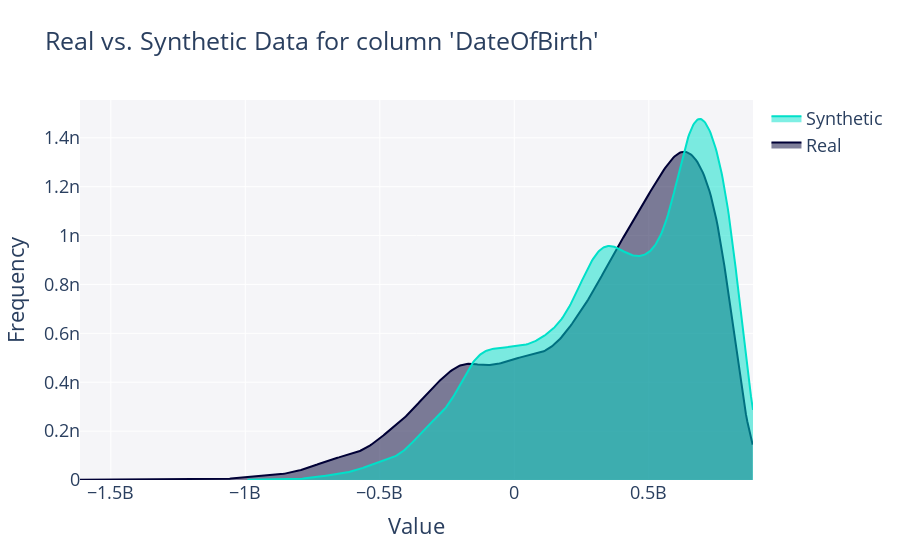

Source (notebook cell):
### Code cell
get_column_plot(
    real_data=df_train,
    synthetic_data=synthetic_data_ctgan,
    column_name='DateOfBirth',
    plot_type='distplot'
).show(renderer="vscode")

### Figure 1 — Plotly figure (JSON) as saved in the notebook; plotly's stock layout.template omitted (floating-point values rounded to 4 significant figures; data arrays with more than 128 entries replaced by an {"elided": "..."} marker saying what was removed)
{"data": [{"fill": "tozeroy", "hovertemplate": "<b>Real</b><br>Frequency: %{y}<extra></extra>", "legendgroup": "Real", "marker": {"color": "#000036"}, "mode": "lines", "name": "Real", "showlegend": true, "type": "scatter", "x": {"elided": "500 int values"}, "xaxis": "x", "y": {"elided": "500 float values"}, "yaxis": "y"}, {"fill": "tozeroy", "hovertemplate": "<b>Synthetic</b><br>Frequency: %{y}<extra></extra>", "legendgroup": "Synthetic", "marker": {"color": "#01E0C9"}, "mode": "lines", "name": "Synthetic", "showlegend": true, "type": "scatter", "x": {"elided": "500 float values"}, "xaxis": "x", "y": {"elided": "500 float values"}, "yaxis": "y"}], "layout": {"barmode": "overlay", "font": {"size": 18}, "hovermode": "closest", "legend": {"traceorder": "reversed"}, "plot_bgcolor": "#F5F5F8", "title": {"text": "Real vs. Synthetic Data for column 'DateOfBirth'"}, "xaxis": {"anchor": "y2", "domain": [0, 1], "title": {"text": "Value"}, "zeroline": false}, "yaxis": {"anchor": "free", "domain": [0, 1], "position": 0, "title": {"text": "Frequency"}}}}
